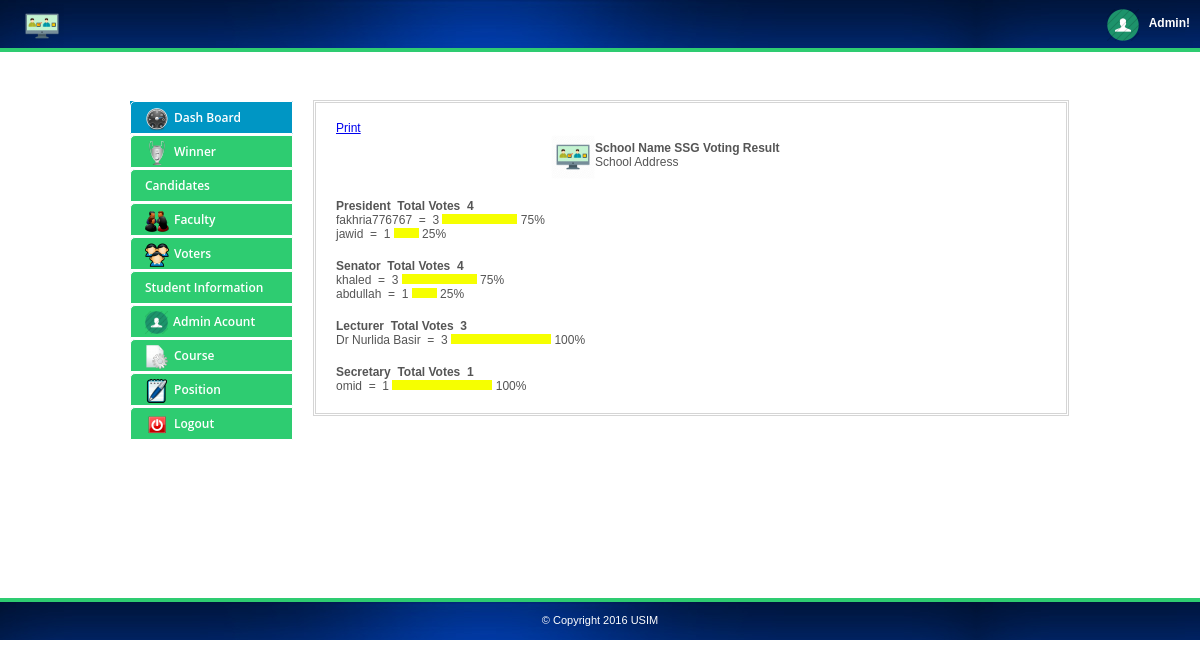
The app's page /admin/index.php with its own data.
### tables this page shows
CREATE TABLE IF NOT EXISTS `position` (
  `id` int(11) NOT NULL AUTO_INCREMENT,
  `name` varchar(100) NOT NULL,
  PRIMARY KEY (`id`)
);

CREATE TABLE IF NOT EXISTS `candidates` (
  `id` int(11) NOT NULL AUTO_INCREMENT,
  `name` varchar(100) NOT NULL,
  `position` varchar(100) NOT NULL,
  `party` varchar(100) NOT NULL,
  `votes` int(11) NOT NULL,
  `image` varchar(100) NOT NULL,
  `course` varchar(100) NOT NULL,
  PRIMARY KEY (`id`)
);

### admin/index.php (the view, shortened to what this page needs)
<html>
<head>
<link rel="stylesheet" href="admin.css">
<link href="src/facebox.css" media="screen" rel="stylesheet" type="text/css" />
</head>
<body>
	<div id="top">
		<div class="logo">
			<img src="../psu.png" style="width: 44px;">
		</div>
		<div class="welcome">
			<img alt="" src="img/userpic.png">
			<span>Admin!</span>
		</div>
	</div>
	<div class="container  clearfix">
		<div class="one-third1 column">
			<ul>
				<li class="active"><a href="index.php"><img alt="" src="img/home.png"><span>Dash Board</span></a></li>
				<li><a href="winner.php"><img alt="" src="img/win.png"><span>Winner</span></a></li>
				<li><a href="candidates.php"><img alt="" src="img/candidates.png"><span>Candidates</span></a></li>
				<li><a href="parties.php"><img alt="" src="img/parties.png"><span>Faculty</span></a></li>
				<li><a href="students.php"><img alt="" src="img/user.png"><span>Voters</span></a></li>
				<li><a href="idnumbers.php"><img alt="" src="img/numbers.png"><span>Student Information</span></a></li>
				<li><a href="admin.php"><img alt="" src="img/userpic.png" style="width:23px;height:23px;"><span>Admin Acount</span></a></li>
				<li><a href="course.php"><img alt="" src="img/page.png"><span>Course</span></a></li>
				<li><a href="position.php"><img alt="" src="img/position.png"><span>Position</span></a></li>
				<li><a href="../index.php"><img alt="" src="img/logout.png"><span>Logout</span></a></li>
			</ul>
		</div>
		<div class="two-thirds1 column">
			<div class="thewraper">
			<div style="margin-top: 18px;">
			<a id="addd" href="javascript:Clickheretoprint()">Print</a>
			</div>
				<div class="content" id="content">
				<div style="margin-bottom: 30px;">
				<img src="../psu.png" style="width: 44px; float: left; margin-left: 215px;">
				<span style="text-align: center; font-weight: bold;display: inline-block; margin-top: 6px;">School Name SSG Voting Result</span>
				<br>School Address
				</div>
				<?php
				include('../connect.php');
				$result = $db->prepare("SELECT * FROM position ORDER BY id ASC");
					$result->bindParam(':userid', $res);
					$result->execute();
					for($i=0; $row = $result->fetch(); $i++){
					$dsds=$row['name'];
					$resulta = $db->prepare("SELECT sum(votes) FROM candidates WHERE position= :a");
					$resulta->bindParam(':a', $dsds);
					$resulta->execute();
					for($i=0; $rowa = $resulta->fetch(); $i++){
					$dsada=$rowa['sum(votes)'];
					}
					echo '<div style="margin-top: 18px;">';
					echo '<strong>'.$row['name'].'&nbsp;&nbsp;Total Votes&nbsp;&nbsp;'.$dsada.'</strong><br>';
					$results = $db->prepare("SELECT * FROM candidates WHERE position= :a ORDER BY votes DESC");
					$results->bindParam(':a', $dsds);
					$results->execute();
					for($i=0; $rows = $results->fetch(); $i++){
						if($dsds=='Representative'){
						echo $rows['course'].'&nbsp;&nbsp;'.$rows['name'].'&nbsp;&nbsp;=&nbsp;&nbsp;'.$rows['votes'];
						}
						else {
						echo $rows['name'].'&nbsp;&nbsp;=&nbsp;&nbsp;'.$rows['votes'];
						}
						$sdsd=$dsada
						?>
						<img src="pollyes.gif"
						width='<?php echo(100*round($rows['votes']/($sdsd),2)); ?>'
						height='10'>
						<?php echo(100*round($rows['votes']/($sdsd),2)); ?>%<br>
						<?php
					}
					echo '</div>';
				}
				?>
				</div>
			</div>
		</div>
	</div>
	<div id="footer">
		<div class="copyrights">&copy; Copyright 2016 USIM</div>
	</div>
</body>
</html>

### admin/admin.css (style rules this page uses)
* { -moz-transition: width 1s ease-in-out, left 1.5s ease-in-out; -webkit-transition: width 1s ease-in-out, left 1.5s ease-in-out; -moz-transition: width 1s ease-in-out, left 1.5s ease-in-out; -o-transition: width 1s ease-in-out, left 1.5s ease-in-out; transition: width 1s ease-in-out, left 1.5s ease-in-out; }
body { margin: 0; color: #555555; font-family: Arial,Helvetica,sans-serif; font-size: 12px; }
#top { border-bottom: 4px solid #2ECC71; height: 48px; background: url("img/dark.jpg") repeat scroll 0 0 rgba(0, 0, 0, 0); margin-bottom: 48px; }
#footer { border-top: 4px solid #2ECC71; height: 38px; background: url("img/dark.jpg") repeat scroll 0 0 rgba(0, 0, 0, 0); margin-top: 158px; }
.copyrights { display: block; width: 100%; text-align: center; padding-top: 12px; color: #FFFFFF; font-size: 11px; }
.logo { float: left; width: auto; margin-left: 20px; }
.logo img { width: 53px; margin-top: 4px; }
.welcome { height: 20px; padding: 12px 14px; float: right; margin-right: 20px; padding-right: 0px; }
.welcome img { float: left; margin-right:10px; margin-top:-3px; }
.welcome > span { color: #FFFFFF; display: block; font-size: 12px; font-weight: bold; margin-left: 32px; white-space: nowrap; line-height: 20px; margin-top: 1px; }
.one-third1 ul { height: auto; margin: 0; padding: 0; list-style: none outside none; }
.one-third1 ul li { margin-top: 1px; position: relative; line-height: 20px; }
.active { background: none repeat scroll 0 0 #0097C4; }
.active a { background-color: rgba(0, 151, 196, 0.88) !important; }
.one-third1 ul li a { border: 1px solid #fff; color: #fff; display: block; font-family: 'Open Sans',sans-serif; font-size: 12px; font-weight: 600; padding: 5px 14px; text-decoration: none; background-color: #2ECC71; border-top-left-radius: 5px; }
.one-third1 ul li a img { float: left; margin-right: 5px; }
.one-third1 ul li a span { display: block; white-space: nowrap; margin-top: 1px; }
.container .column, .container .columns { float: left; display: inline; margin-left: 10px; margin-right: 10px; }
.container { position: relative; width: 960px; margin: 0 auto; padding: 0; }
.container .one-third1.column { width: 163px; }
.container .two-thirds1.column { width: 750px; border: double #D5D5D5; padding-bottom: 20px; }
.thewraper { margin: 0 20px; }
.container:after { content: "\0020"; display: block; height: 0; clear: both; visibility: hidden; }
.clearfix:before, .clearfix:after, .row:before, .row:after { content: '\0020'; display: block; overflow: hidden; visibility: hidden; width: 0; height: 0; }
.row:after, .clearfix:after { clear: both; }
.row, .clearfix { zoom: 1; }

### records on screen
position: name "President", dsada "4"
candidates: name "fakhria776767", votes "3", votes "75"
candidates: name "jawid", votes "1", votes "25"
position: name "Senator", dsada "4"
candidates: name "khaled", votes "3", votes "75"
candidates: name "abdullah", votes "1", votes "25"
position: name "Lecturer", dsada "3"
candidates: name "Dr Nurlida Basir", votes "3", votes "100"
position: name "Secretary", dsada "1"
candidates: name "omid", votes "1", votes "100"
